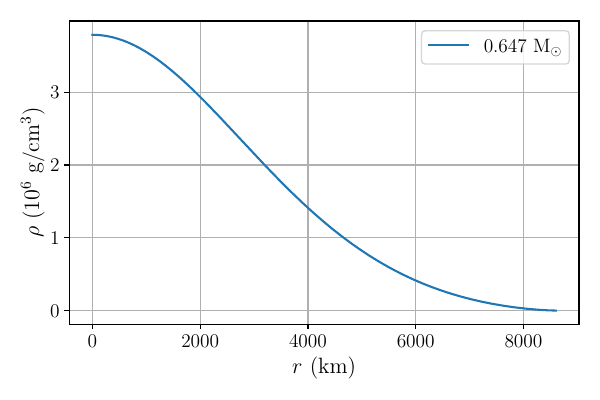

Python code for this plot:
import numpy as np
import phy4910
import matplotlib
import matplotlib.pyplot as plt
from matplotlib import rc

# build a realistic model of a white dwarf
r, rho, R, M = phy4910.build_white_dwarf(3.789e6)

rc('text', usetex=True)
matplotlib.rcParams['mathtext.fontset'] = 'cm'
matplotlib.rcParams['font.family'] = 'STIXGeneral'
plt.rcParams.update({'font.size':14})
plt.rc('axes', labelsize=16)
plt.rcParams.update({'figure.autolayout': True})

fig = plt.figure(figsize=(6, 4))
ax = fig.add_subplot(1,1,1)
ax.grid(True)
#ax.set_xlim(8e-5, 4e-2)
#ax.set_ylim(8e-4, 2e4)
ax.set_xlabel(r"$r$ (km)")
ax.set_ylabel(r"$\rho$ ($10^6$ g/cm$^3$)")

ax.plot(r, rho, label = f"{M:.3f} M$_\odot$")
ax.legend()
plt.savefig("A1_Q3_B.pdf")

